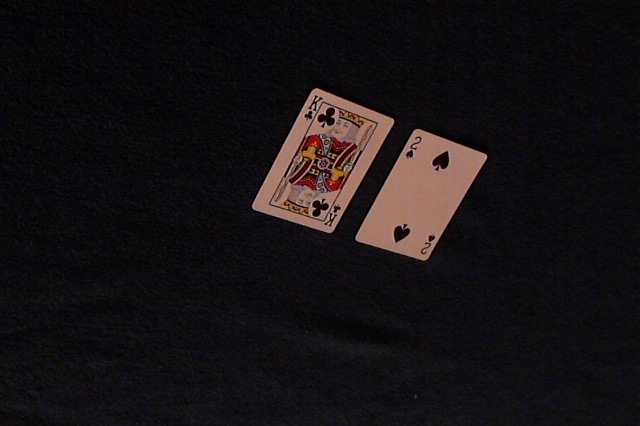
#> input picture 2cards.jpg, 640 x 426 px
$ python main.py
#> lines starting #> are read from the running program, lines starting #| are printed output that depends on the picture; after the words box and inside, x2 and y2 are one past the last pixel; in counts of white or black regions, pixels touching at a corner belong together
import numpy as np
from matplotlib import pyplot as plt
import cv2 as cv

BKG_THRESH = 90

img = cv.imread('2cards.jpg', 0)
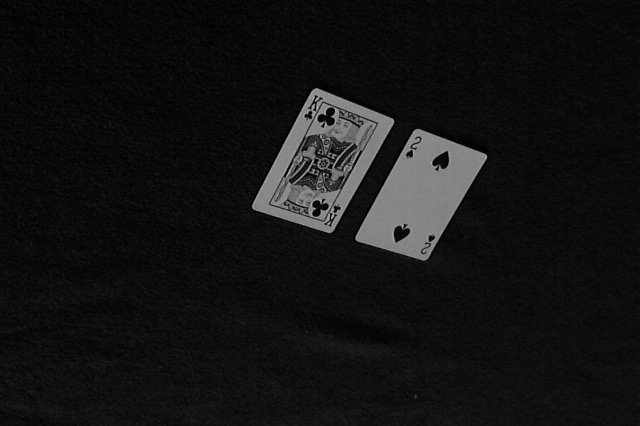
#> img: shape (426, 640); min 0, max 181, mean 19.6
blur = cv.GaussianBlur(img, (5,5),0)
img_w, img_h = np.shape(img)[:2]
#> img_w = 426; img_h = 640
bkg_level = img[int(img_h/100)][int(img_w/2)]
#> bkg_level = 5
thresh_level = bkg_level + BKG_THRESH
#> thresh_level = 95

retval, thresh = cv.threshold(blur,thresh_level,255,cv.THRESH_BINARY)
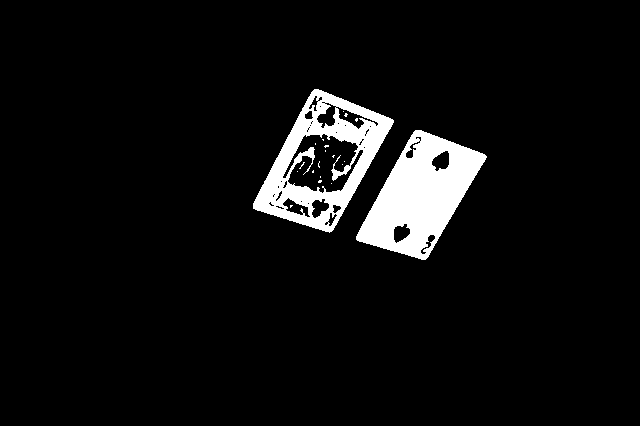
#> thresh: shape (426, 640); 5.9% white; 20 white regions (18 under 20 px), largest, box (x1, y1, x2, y2) and area: (356, 130, 487, 260) 8720, (253, 89, 394, 233) 7359
#> retval = 95
edges = cv.Canny(thresh, 50, 220)
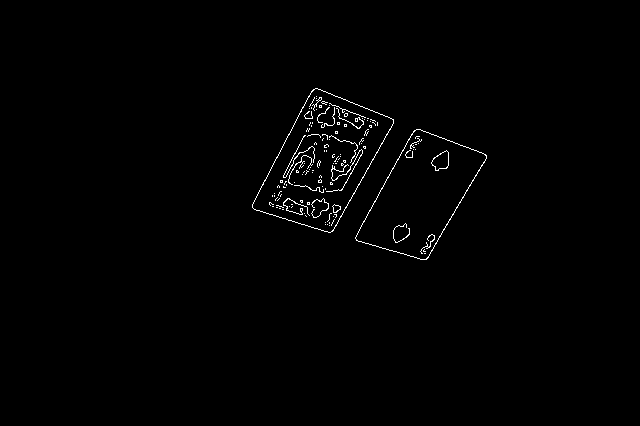
#> edges: shape (426, 640); 0.83% white in thin lines or dots, all inside (x1, y1, x2, y2) = (252, 88, 487, 260)

#> (the run stopped early here; a loop or call above may not have finished)

$ run again, with card_map.jpg copied over 2cards.jpg
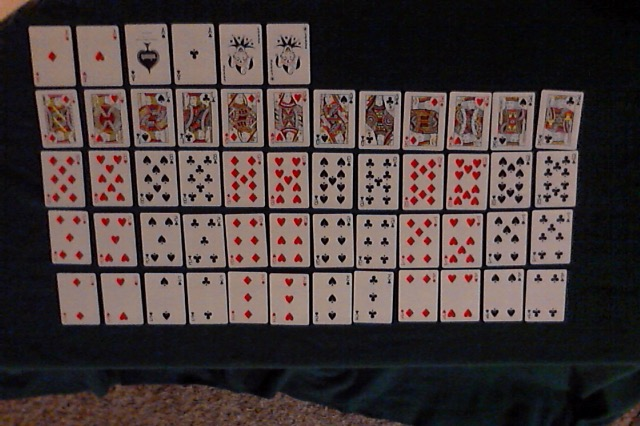
#> input picture card_map.jpg, 640 x 426 px
#> bkg_level = 8
#> thresh_level = 98
#> `retval, thresh = cv.threshold(blur,thresh_level,255,cv.THRESH_BINARY)`:
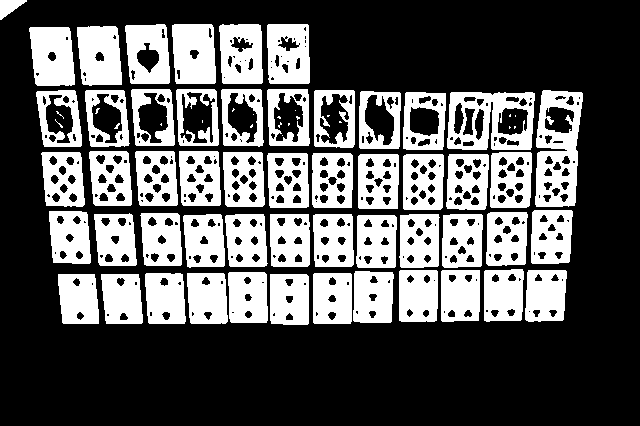
#> thresh: shape (426, 640); 35% white; 74 white regions (21 under 20 px), largest, box (x1, y1, x2, y2) and area: (535, 90, 583, 207) 3531, (447, 92, 535, 150) 3125, (172, 24, 216, 84) 2372
#> `edges = cv.Canny(thresh, 50, 220)`:
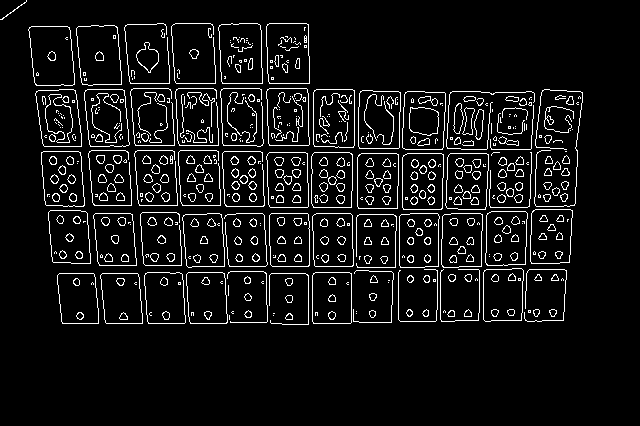
#> edges: shape (426, 640); 7.1% white in thin lines or dots, all inside (x1, y1, x2, y2) = (0, 0, 583, 325)
